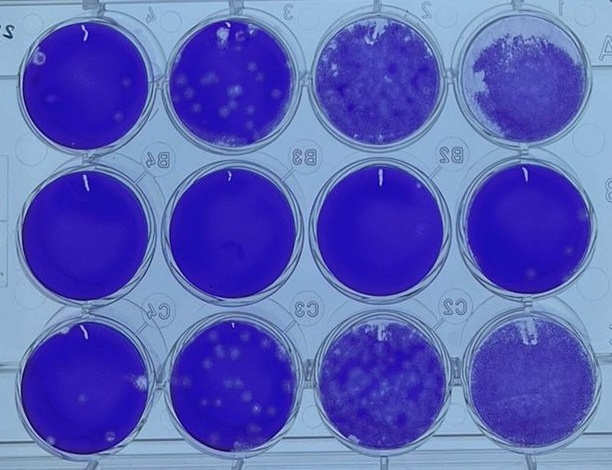
#> input picture data/cropped_data/Panama99/Plate_23.jpeg, 612 x 470 px; its folder holds only this picture in this run
$ python crop_wells.py
#> lines starting #> are read from the running program, lines starting #| are printed output that depends on the picture
import cv2
import numpy as np
import os
import sys
from pathlib import Path

def crop_wells(file_path, plate_type, base_dir, debug=False, save_files=True):
    # Extract plate name and number from file path
    base_name = os.path.splitext(os.path.basename(file_path))[0]
    # Extract plate number ONLY from the "Plate_X" part

    name_lower = base_name.lower()

    if "plate_" in name_lower:
        plate_number = name_lower.split("plate_")[1]
    else:
        raise ValueError(f"Filename must contain 'Plate_X': {base_name}")

    plate_name = f"plate_{plate_number}"

    # Debug file path
    debug_path = f"{plate_name}_detected_debug.jpg"

    ROOT = os.path.abspath(os.path.join(os.path.dirname(__file__), "../../"))
    sys.path.insert(0, ROOT)

    type_dir = os.path.join(base_dir, plate_type)
    output_dir = os.path.join(type_dir, plate_name)

    # Ensure directories exist
    if save_files:
        os.makedirs(base_dir, exist_ok=True)
        os.makedirs(type_dir, exist_ok=True)
        os.makedirs(output_dir, exist_ok=True)

    # Load and preprocess the image
    img = cv2.imread(file_path)
    if img is None:
        raise ValueError(f"Image not found: {file_path}")

    gray = cv2.cvtColor(img, cv2.COLOR_BGR2GRAY)
    gray = cv2.GaussianBlur(gray, (9, 9), 2)
    gray = cv2.equalizeHist(gray)

    """
    #HARD PARAMETER
    # Base parameters for Hough Circles
    params = dict(
        dp=1.2,
        minDist=150,
        param1=100,
        param2=60,
        minRadius=130,
        maxRadius=160
    )
    """

    # DYNAMIC ESTIMATION
    height, width = gray.shape[:2]  #load image
    estimated_radius = int(height / 7)  # For a 12-well plate (3 rows), the well radius is roughly height / 7

    params = dict(
        dp=1.2,
        minDist=int(estimated_radius),
        param1=100,
        param2=60,
        minRadius=int(estimated_radius * 0.8), # Search between 80%...
        maxRadius=int(estimated_radius * 1.2)  # ...and 120% of the estimate
    )


    # Try to find exactly 12 wells by tuning param2
    best_circles = None
    for p in range(60, 90, 5):
        params["param2"] = p
        circles = cv2.HoughCircles(gray, cv2.HOUGH_GRADIENT, **params)
        if circles is not None and len(circles[0]) == 12:
            best_circles = np.around(circles[0, :]).astype(int)
            #print(f"Found exactly 12 circles with param2={p}")
            break

    # If not found, use closest result
    if best_circles is None:
        raise RuntimeError("Did not find exactly 12 circles in the image.")

    # Group circles into rows using Y coordinate
    best_circles = sorted(best_circles, key=lambda c: c[1])
    ys = [c[1] for c in best_circles]
    row_threshold = np.std(ys) * 0.5

    rows = []
    current_row = [best_circles[0]]
    cropped_images = {}
    for c in best_circles[1:]:
        if abs(c[1] - np.mean([cc[1] for cc in current_row])) < row_threshold:
            current_row.append(c)
        else:
            rows.append(current_row)
            current_row = [c]
    rows.append(current_row)

    # Sort left→right then reverse (A1 on the right)
    rows = [list(reversed(sorted(row, key=lambda c: c[0]))) for row in rows]

    # Label wells A1–C4
    row_labels = ["A", "B", "C"]
    labels = []
    for row_idx, row in enumerate(rows):
        for col_idx, c in enumerate(row):
            label = f"{row_labels[row_idx]}{col_idx + 1}"
            labels.append((label, c))

    # Save debug image if required
    if debug:
        debug_img = img.copy()
        for label, (x, y, r) in labels:
            cv2.circle(debug_img, (x, y), r, (0, 255, 0), 3)
            cv2.circle(debug_img, (x, y), 2, (0, 0, 255), 3)
            cv2.putText(debug_img, label, (x - 30, y - r - 10),
                        cv2.FONT_HERSHEY_SIMPLEX, 1.0, (0, 255, 255), 2)
        cv2.imwrite(debug_path, debug_img)
        print(f"Saved debug image as {debug_path}")

    # Save cropped wells if enabled
    cropped_images = {}   # store A1 → image array, etc.

    for label, (x, y, r) in labels:
        x1, y1 = max(0, x - r), max(0, y - r)
        x2, y2 = min(img.shape[1], x + r), min(img.shape[0], y + r)
        crop = img[y1:y2, x1:x2]

        # store in dictionary
        cropped_images[label] = crop

        # Save to disk if needed
        if save_files:
            file_label = f"{plate_type}_plate{plate_number}_{label}.jpg"
            save_path = os.path.join(output_dir, file_label)
            cv2.imwrite(save_path, crop)

    #if save_files:
        #print(f"All cropped wells saved in {output_dir}/")

    return cropped_images


#===========================SCRIPT=====================================

def crop_wells_script(root_dir, base_dir):
    """
    if crop wells failed for some images, return False
    """
    # Allowed image extensions
    exts = {".jpg", ".jpeg", ".png"}

    image_paths = []
    for base, dirs, files in os.walk(root_dir):
        for f in files:
            ext = os.path.splitext(f)[1].lower()
            if ext in exts:
                full_path = os.path.join(base, f)
                image_paths.append(full_path)

    print(f"Found {len(image_paths)} images to crop the wells from.")

    failed_images = []

    for img_path in image_paths:
        try:
            # Extract plate type from the parent directory name
            plate_type = os.path.basename(os.path.dirname(img_path))

            # Run your cropper
            crop_wells(img_path, plate_type, base_dir)
#> in crop_wells, img is the input picture: shape (470, 612, 3); mean B, G, R 186.1, 95.9, 89.8
#> in crop_wells, `gray = cv2.cvtColor(img, cv2.COLOR_BGR2GRAY)`:
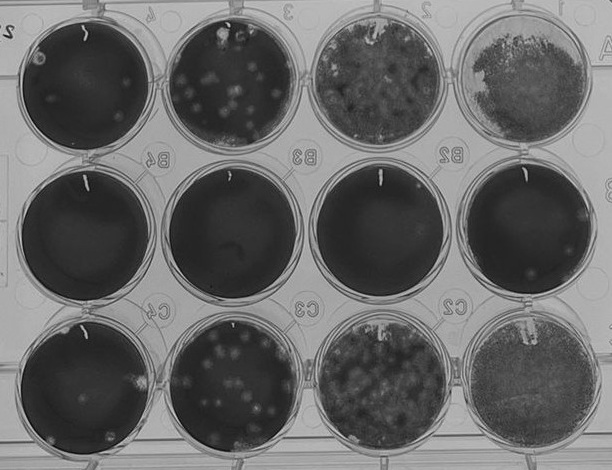
#> gray: shape (470, 612); min 9, max 216, mean 104.3
#> in crop_wells, `gray = cv2.GaussianBlur(gray, (9, 9), 2)`:
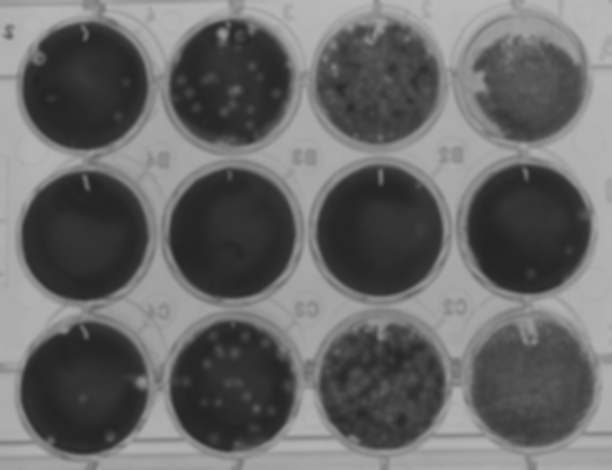
#> gray: shape (470, 612); min 36, max 186, mean 104.3
#> in crop_wells, `gray = cv2.equalizeHist(gray)`:
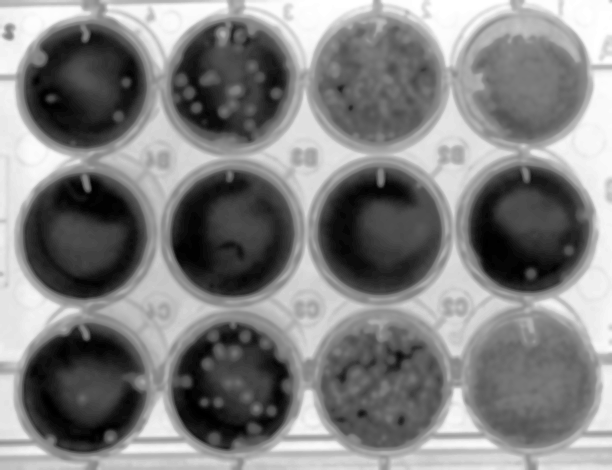
#> gray: shape (470, 612); min 0, max 255, mean 128.8
#> in crop_wells, `best_circles = sorted(best_circles, key=lambda c: c[1])`: best_circles = [[379, 77, 67], [519, 79, 73], [231, 85, 71], [82, 89, 67], [527, 225, 59], [381, 231, 63], [87, 233, 70], [230, 238, 69], [527, 375, 69], [382, 377, 70], [233, 385, 74], [83, 391, 62]]
#> in crop_wells, `ys = [c[1] for c in best_circles]`: ys = [77, 79, 85, 89, 225, 231, 233, 238, 375, 377, 385, 391]
#> in crop_wells, `row_threshold = np.std(ys) * 0.5`: row_threshold = 61.19
#> in crop_wells, `current_row = [best_circles[0]]`: current_row = [[379, 77, 67]]
#> the loop in crop_wells, `for c in best_circles[1:]:` made 11 passes
#> after the loop in crop_wells, `for c in best_circles[1:]:`: rows = [[[379, 77, 67], [519, 79, 73], [231, 85, 71], [82, 89, 67]], [[527, 225, 59], [381, 231, 63], [87, 233, 70], [230, 238, 69]]]
#> in crop_wells, `rows = [list(reversed(sorted(row, key=lambda c: c[0]))) for row in rows]`: rows = [[[519, 79, 73], [379, 77, 67], [231, 85, 71], [82, 89, 67]], [[527, 225, 59], [381, 231, 63], [230, 238, 69], [87, 233, 70]], [[527, 375, 69], [382, 377, 70], [233, 385, 74], [83, 391, 62]]]
#> the loop in crop_wells, `for row_idx, row in enumerate(rows):` made 3 passes
#> row on pass 1: [[519, 79, 73], [379, 77, 67], [231, 85, 71], [82, 89, 67]]
#> after the loop in crop_wells, `for row_idx, row in enumerate(rows):`: labels = 12 items, first 6: ('A1', [519, 79, 73]), ('A2', [379, 77, 67]), ('A3', [231, 85, 71]), ('A4', [82, 89, 67]), ('B1', [527, 225, 59]), ('B2', [381, 231, 63])
#> the loop in crop_wells, `for label, (x, y, r) in labels:` made 12 passes
#> (label, x, y, r, x1, y1, x2, y2) on passes 1 to 12: ('A1', 519, 79, 73, 446, 6, 592, 152), ('A2', 379, 77, 67, 312, 10, 446, 144), ('A3', 231, 85, 71, 160, 14, 302, 156), ('A4', 82, 89, 67, 15, 22, 149, 156), ('B1', 527, 225, 59, 468, 166, 586, 284), ('B2', 381, 231, 63, 318, 168, 444, 294), ('B3', 230, 238, 69, 161, 169, 299, 307), ('B4', 87, 233, 70, 17, 163, 157, 303), ('C1', 527, 375, 69, 458, 306, 596, 444), ('C2', 382, 377, 70, 312, 307, 452, 447), ('C3', 233, 385, 74, 159, 311, 307, 459), ('C4', 83, 391, 62, 21, 329, 145, 453)
#> pass 1, in crop_wells, `crop = img[y1:y2, x1:x2]`:
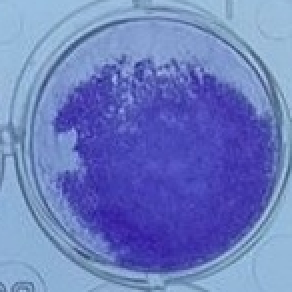
#> crop: shape (146, 146, 3) (shown 2 times larger); mean B, G, R 191.8, 123.9, 107.4
#> pass 2, in crop_wells, `crop = img[y1:y2, x1:x2]`:
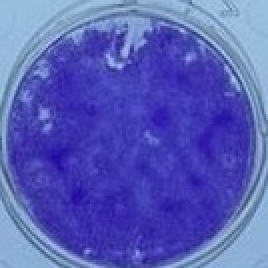
#> crop: shape (134, 134, 3) (shown 2 times larger); mean B, G, R 184.5, 92.9, 87.2
#> pass 3, in crop_wells, `crop = img[y1:y2, x1:x2]`:
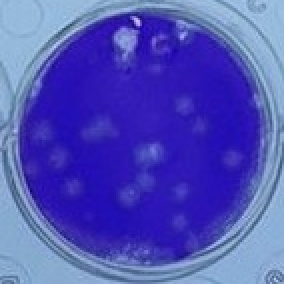
#> crop: shape (142, 142, 3) (shown 2 times larger); mean B, G, R 185.7, 81.7, 80.5
#> after the loop in crop_wells, `for label, (x, y, r) in labels:`: cropped_images = 12 items

        except Exception as e:
            print(f"\nError processing {img_path}: {e}")
            failed_images.append((img_path, str(e)))

    print("="*50)
    if len(failed_images) == 0:
        print("SUMMARY (CROP WELLS): Success! All wells have been cropped.")
        print("="*50)
        return True
    else:
        print(f"SUMMARY (CROP WELLS): {len(failed_images)} failures out of {len(image_paths)} images:\n")
        for path, error_msg in failed_images:
            print(f"• File : {path}")
            #print(f"  Error: {error_msg}")
        print("="*50)
        return False


if __name__ == "__main__":
    ROOT = os.path.abspath(os.path.join(os.path.dirname(__file__), "../../"))
    sys.path.insert(0, ROOT)

    root_dir = Path(os.path.join(ROOT, "data", "cropped_data","Panama99")) # only processed images here
    base_dir = Path(os.path.join(ROOT, "data", "cropped_wells"))

    crop_wells_script(root_dir, base_dir)
